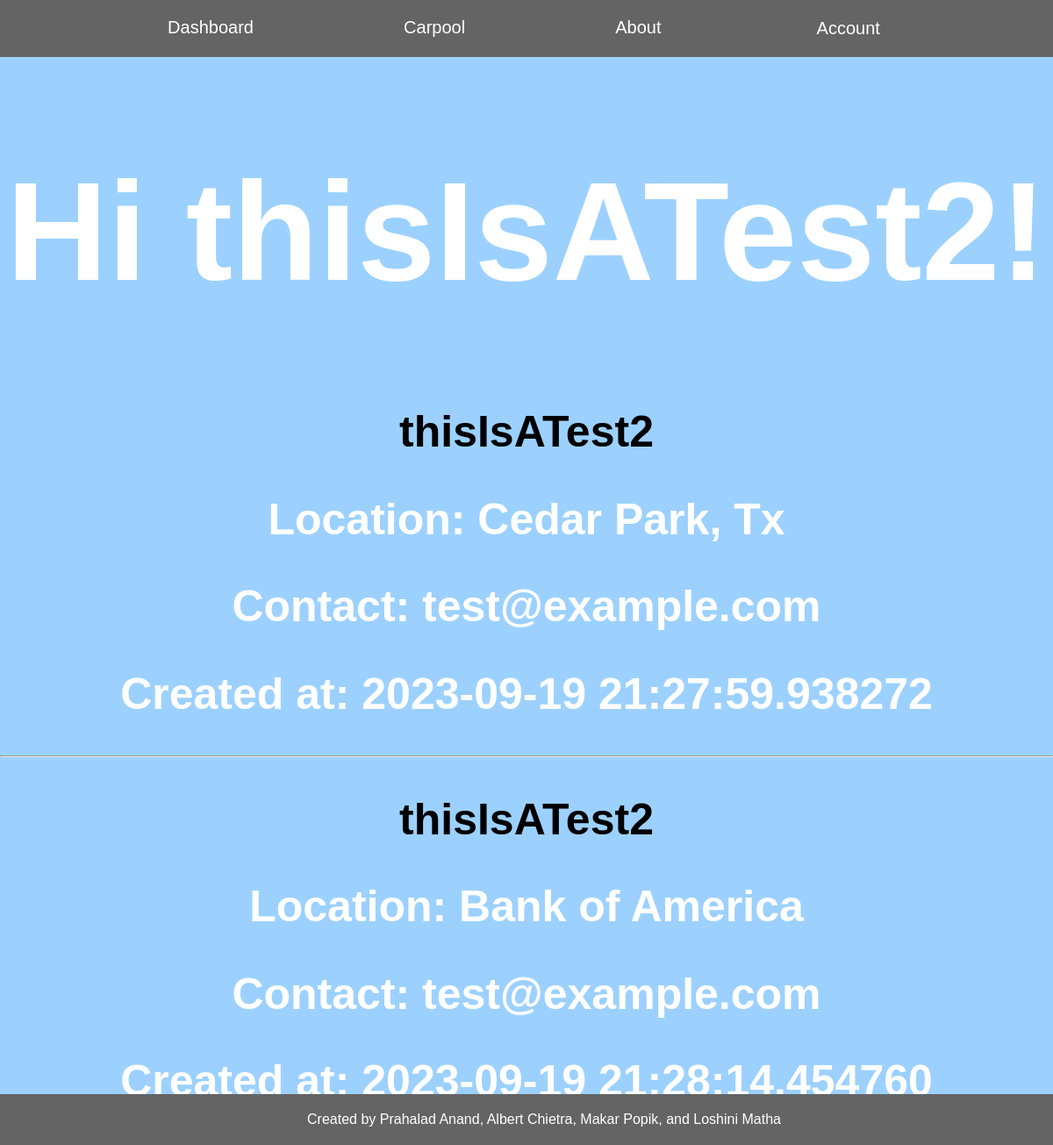
Page /dashboard (signed in) on the earlier database version.
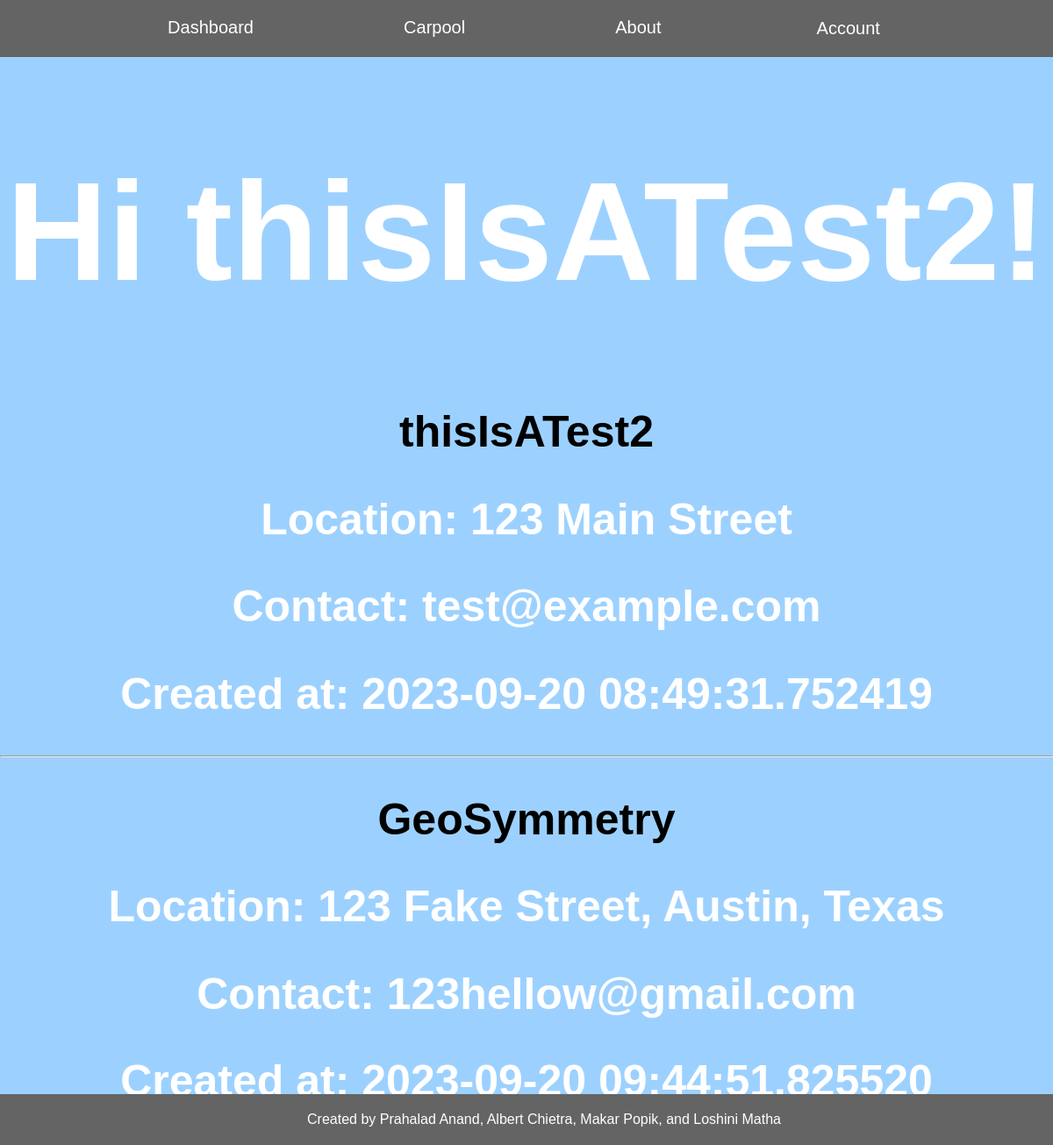
Same page on the later database version.
### app.py (models this page shows)
class User(db.Model, UserMixin):
    id = db.Column(db.Integer, primary_key=True)
    username = db.Column(db.String(20), nullable=False, unique=True)
    password = db.Column(db.String(80), nullable=False)
    email = db.Column(db.String(100), nullable=False, unique=True)
    userPosts = db.Column(db.Integer, default=0)

class Post(db.Model):
    id = db.Column(db.Integer, primary_key=True)
    user = db.Column(db.String(20), nullable=False, unique=False)
    created = db.Column(db.String(100), nullable=False, unique=False)
    location = db.Column(db.String(100), nullable=False, unique=False)
    email = db.Column(db.String(100), nullable=False, unique=False)

### app.py (the view)
@app.route('/dashboard', methods=['GET', 'POST'])
@login_required
def dashboard():
    posts = Post.query.all()
    return render_template('dashboard.html', user=user, posts=posts)

### app.py (called while the page is built)
@login_manager.user_loader
def load_user(user_id):
    return User.query.get(int(user_id))

### templates/dashboard.html (shortened to what this page needs)
{% extends 'base.html' %}
{% block content %}
    <h1>Hi {{user.username}}!</h1>
    <div class="blog-content">
        {% for post in posts %}
            <a href="#">
                <h2>{{ post['user'] }}</h2>
            </a>
            <h2>Location: {{ post['location'] }}</h2>
            <h2>Contact: {{ post['email'] }}</h2>
            <h2>Created at: {{ post['created'] }}</h2>
            <hr>
        {% endfor %}
    </div>
{% endblock %}

### templates/base.html (shortened to what this page needs)
<!DOCTYPE html>
<html lang="en">
<head>
    <link rel="stylesheet" href="{{ url_for('static', filename='style.css') }}">
</head>
<body>
    <div class="content">{% block content %}{% endblock %}</div>
    <footer>Created by Prahalad Anand, Albert Chietra, Makar Popik, and Loshini Matha</footer>
</body>
</html>

### templates/nav.html (shortened to what this page needs)
{% block nav %}
        <nav>
            <a href="{{ url_for('dashboard') }}" class="navLink">Dashboard</a>
            <a href="{{ url_for('createCarpool') }}" class="navLink">Carpool</a>
            <a href="{{ url_for('about') }}" class="navLink">About</a>
            <div class="dropdown">
                <button class="dropbtn">Account</button>
            </div>
        </nav>
{% endblock %}

### static/style.css (style rules this page uses)
body { background-color: rgb(156, 209, 255); font-family: Arial, Helvetica, sans-serif; text-align: center; color: white; margin: 0; padding: 0; width: 100%; height: 100%; overflow-x: hidden; }
h1 { font-size: 160px; }
a { color: black; text-decoration: none; font-size: 40px; }
nav { background-color: rgb(100, 100, 100); padding: 20px; margin: 0; font-size: 20px; display: flex; justify-content: space-evenly; }
.navLink { color: white; font-size: 20px; }
footer { position: fixed; bottom: 0; width: 100%; padding: 20px; background-color: rgb(100, 100, 100); }
.blog-content { min-height: calc(100vh - 70px); }
h2 { font-size: 50px; }
.dropbtn { background-color: rgb(100, 100, 100); color: white; font-size: 20px; border: none; }
.dropdown { position: relative; display: inline-block; }

Differences in the rows shown:
removed Post: user "thisIsATest2", location "Bank of America", email "test@example.com", created "2023-09-19 21:28:14.454760"
changed Post "thisIsATest2": location "Cedar Park, Tx" → "123 Main Street"; created "2023-09-19 21:27:59.938272" → "2023-09-20 08:49:31.752419"
added Post: user "GeoSymmetry", location "123 Fake Street, Austin, Texas", email "123hellow@gmail.com", created "2023-09-20 09:44:51.825520"
